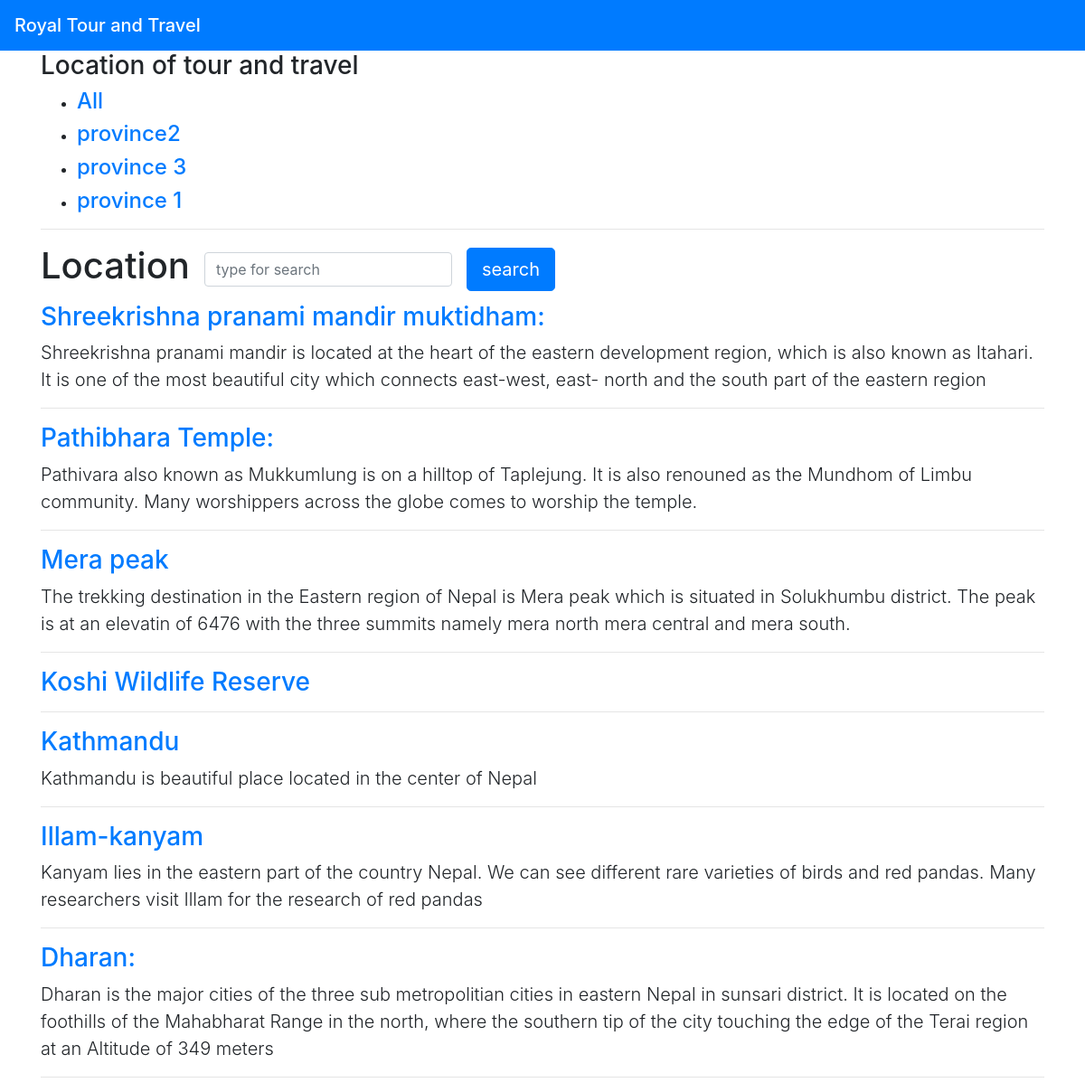
/story/, run on the app's committed database.
### story/models.py (models this page shows, shortened)
class Category(models.Model):
    name=models.CharField(max_length=150,db_index=True)
    slug=models.SlugField(unique=True)
    class Meta:
        ordering=('-name',)
    def get_absolute_url(self):
        return reverse('story:story_by_category', args=[self.slug])

class Story(models.Model):
    category=models.ForeignKey(Category,on_delete=models.CASCADE)
    title=models.CharField(max_length=200)
    body=models.TextField(db_index=True)
    footer=models.TextField(blank=True)
    publish=models.DateTimeField(auto_now_add=True)
    class Meta:
        ordering=('-title',)
    def get_absolute_url(self):
       return reverse('story:story_detail',args=[self.id,])

### story/views.py (the view)
# urls.py: path('', views.story_list, name='story_list'),
def story_list(request,category_slug=None):
    category = None
    categories = Category.objects.all()
    story = Story.objects.all()
    if category_slug:
        category = get_object_or_404(Category,slug=category_slug)
        story = story.filter(category=category)
    return render(request, 'story_list.html', {'categories':categories,
                                              'category':category,
                                              'story':story,
                                              })

### story/templates/story_list.html (shortened to what this page needs)
<!DOCTYPE html>
<html lang="en">
<head>
    <link rel="stylesheet" href="https://stackpath.bootstrapcdn.com/bootstrap/4.5.0/css/bootstrap.min.css">
</head>
<body>
    <nav class="navbar navbar-dark bg-primary">
        <span class="navbar-brand mb-0 h1 ">Royal Tour and Travel</span>
      </nav>
<div class="container">
<div class="" id="sidebar">
<h3>Location of tour and travel</h3>
    <ul>
        <li>
        <h4> <a href="{% url "story:story_list" %}">All</a></h4>
        </li>
    {% for c in categories %}
        <li>
       <h4> <a href="{{ c.get_absolute_url }}">{{ c.name }}</a></h4>
        </li>
    {% endfor %}
    </ul>
</div>
<hr>
<div>
    <form action="{% url 'story:search' %}" class="form-inline" method="get">
        <div class="form-group mb-2">
            <h1>{% if category %}{{ category.name }}{% else %} Location {% endif %}</h1>
        </div>
        <div class="form-group mx-sm-3 mb-2">
        <input name="search" type="" class="form-control" id="" placeholder="type for search">
        </div>
      <button type="submit" class="btn btn-primary btn-lg mb-2">search</button>
    </form>
    <main id='story'>
    {% for x in story %}
     <h3> <a href="{{ x.get_absolute_url }}">{{x.title}}</a></h3>
     <p class="lead">{{x.footer}}</p>
     <hr>
    {% endfor %}
    </main>
</div>
</div>
</body>
</html>

### data on the page
Category: name "province2"
Category: name "province 3"
Category: name "province 1"
Story: title "Shreekrishna pranami mandir muktidham:", footer "Shreekrishna pranami mandir is located at the heart of the eastern development region, which is also known as Itahari. It is one of the most beautiful city which connects east-west, east- north and the south part of the eastern region"
Story: title "Pathibhara Temple:", footer "Pathivara also known as Mukkumlung is on a hilltop of Taplejung. It is also renouned as the Mundhom of Limbu community. Many worshippers across the globe comes to worship the temple."
Story: title "Mera peak", footer "The trekking destination in the Eastern region of Nepal is Mera peak which is situated in Solukhumbu district. The peak is at an elevatin of 6476 with the three summits namely mera north mera central and mera south."
Story: title "Koshi Wildlife Reserve"
Story: title "Kathmandu", footer "Kathmandu is beautiful place located in the center of Nepal"
Story: title "Illam-kanyam", footer "Kanyam lies in the eastern part of the country Nepal. We can see different rare varieties of birds and red pandas. Many researchers visit Illam for the research of red pandas"
Story: title "Dharan:", footer "Dharan is the major cities of the three sub metropolitian cities in eastern Nepal in sunsari district. It is located on the foothills of the Mahabharat Range in the north, where the southern tip of the city touching the edge of the Terai region at an Altitude of 349 meters"
